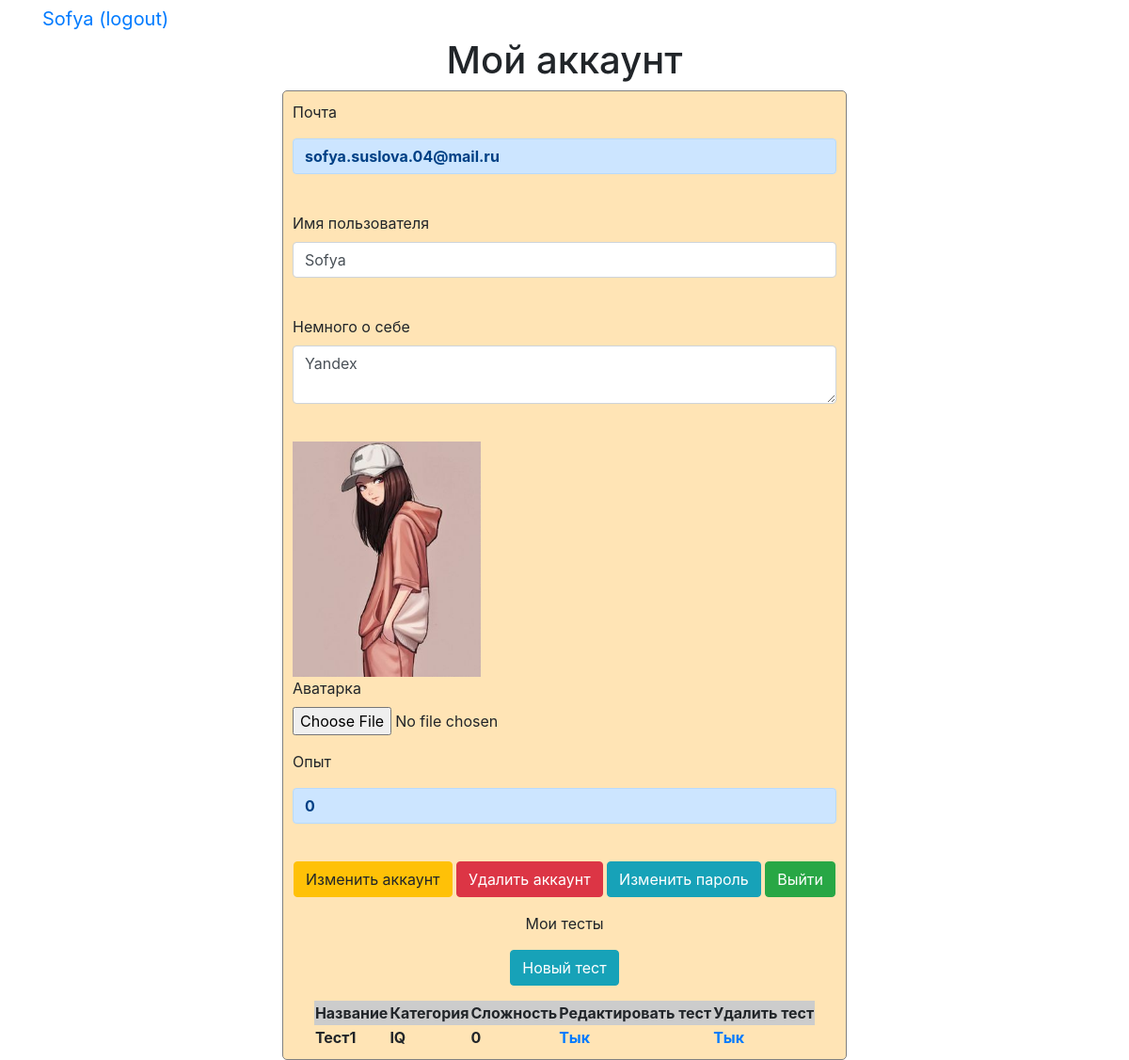
Screenshot of /my_account (signed in) with the database file from the repository.
### data/user.py (models this page shows, shortened)
class User(SqlAlchemyBase, UserMixin):
    __tablename__ = 'users'
    id = sqlalchemy.Column(sqlalchemy.Integer,
                           primary_key=True, autoincrement=True)
    profile_pic = sqlalchemy.Column(sqlalchemy.String, nullable=True)
    name = sqlalchemy.Column(sqlalchemy.String, default='')
    about = sqlalchemy.Column(sqlalchemy.String, default='')
    email = sqlalchemy.Column(sqlalchemy.String,
                              index=True, unique=True, nullable=True)
    hashed_password = sqlalchemy.Column(sqlalchemy.String, nullable=True)
    created_date = sqlalchemy.Column(sqlalchemy.DateTime,
                                     default=datetime.datetime.now)
    tests = orm.relation("Test", back_populates='user')
    completed_tests = sqlalchemy.Column(sqlalchemy.String, default='0')
    user_tests = sqlalchemy.Column(sqlalchemy.String, default='0')
    moderator = sqlalchemy.Column(sqlalchemy.Boolean, default=False)
    xp = sqlalchemy.Column(sqlalchemy.Integer, default=0)

### data/test.py (models this page shows)
class Test(SqlAlchemyBase):
    __tablename__ = 'tests'
    id = sqlalchemy.Column(sqlalchemy.Integer,
                           primary_key=True, autoincrement=True)
    name = sqlalchemy.Column(sqlalchemy.String, nullable=True)
    category = sqlalchemy.Column(sqlalchemy.String, default='Без категории')
    about = sqlalchemy.Column(sqlalchemy.String, default='Без описания')
    attachment = sqlalchemy.Column(sqlalchemy.String, nullable=True)
    created_date = sqlalchemy.Column(sqlalchemy.DateTime,
                                     default=datetime.datetime.now)
    questions = sqlalchemy.Column(sqlalchemy.String, nullable=True)
    user_id = sqlalchemy.Column(sqlalchemy.Integer,
                                sqlalchemy.ForeignKey("users.id"))
    difficulty = sqlalchemy.Column(sqlalchemy.Integer, default=0)
    user = orm.relation('User')
    official = sqlalchemy.Column(sqlalchemy.Boolean, default=False)

### main.py (the view, shortened to what this page needs)
@app.route('/my_account', methods=['GET', 'POST'])
@login_required
def my_account():
    form = AccountForm()
    session = db_session.create_session()
    user = current_user
    user = session.query(User).filter(User.email == user.email).first()
    profile_pic_name = user.profile_pic[7:]
    data = [session.query(Test).filter(Test.id == int(id)).first() for id in user.user_tests.split('')]
    if 0 in data:
        data.remove(0)
    if None in data:
        data.remove(None)
    if request.method == "GET":
        form.name.data = user.name
        form.about.data = user.about
    return render_template('my_account.html', title='Мой аккаунт', form=form, email=user.email,
                           path=profile_pic_name, xp=user.xp, data=data)

### main.py
class AccountForm(FlaskForm):
    name = StringField('Имя пользователя', validators=[DataRequired()])
    about = TextAreaField("Немного о себе")
    profile_pic = FileField('Аватарка')
    submit = SubmitField('Изменить аккаунт')

### data/db_session.py (called while the page is built)
def create_session() -> Session:
    global __factory
    return __factory()

### main.py (called while the page is built)
@login_manager.user_loader
def load_user(user_id):
    session = db_session.create_session()
    return session.query(User).get(user_id)

### templates/my_account.html (shortened to what this page needs)
{% extends "base.html" %}
{% block content %}
<h1 style="text-align: center">Мой аккаунт</h1>
<form class="login_form" action="" method="post" enctype="multipart/form-data">
    <p>
        Почта<br>
    </p>
    <p class="alert alert-primary" role="alert" style="padding: 6px 12px">
        <strong> {{ email }} </strong>
    </p>
    <br>
    <p>
        {{ form.name.label }}<br>
        {{ form.name(class="form-control") }}<br>
    </p>
    <p>
        {{ form.about.label }}<br>
        {{ form.about(class="form-control") }}<br>
    </p>
    <div>
        <img src="{{url_for('static', filename=path)}}" class="img-fluid" width="200" alt="">
    </div>
    <p>
        {{ form.profile_pic.label }}<br>
        {{ form.profile_pic }}
    </p>
    <p>
        Опыт<br>
    </p>
    <p class="alert alert-primary" role="alert" style="padding: 6px 12px">
        <strong> {{ xp }} </strong>
    </p>
    <br>
    <p style="text-align: center">
        {{ form.submit(type="submit", class="btn btn-warning") }}
        <a href="/user_delete/{{current_user.id}}" class="btn btn-danger">Удалить аккаунт</a>
        <a href="/pass_change" class="btn btn-info">Изменить пароль</a>
        <a href="/" class="btn btn-success">Выйти</a>
    </p>
    <p align="center">
        Мои тесты
    </p>
    <p align="center">
        <a href="/edit_test/0" class="btn btn-info">Новый тест</a>
    </p>
    {%if data%}
    <table align="center">
        <tbody>
        <tr>
            <th bgcolor="#cccccc" align="center">Название</th>
            <th bgcolor="#cccccc" align="center">Категория</th>
            <th bgcolor="#cccccc" align="center">Сложность</th>
            <th bgcolor="#cccccc" align="center">Редактировать тест</th>
            <th bgcolor="#cccccc" align="center">Удалить тест</th>
        </tr>
        {% for test in data %}
        {%if test.official%}
        <tr bgcolor="#e0ffe0">
            {%else%}
        <tr>
            {%endif%}
            <th align="center">{{test.name}}</th>
            <th align="center">{{test.category}}</th>
            <th align="center">{{test.difficulty}}</th>
            <th align="center"><a href="/edit_test/{{test.id}}">Тык</a></th>
            <th align="center"><a href="/delete_test/{{test.id}}?redir=/my_account">Тык</a></th>
            {% endfor %}
        </tbody>
    </table>
    {%endif%}
</form>
{% endblock %}

### templates/base.html (shortened to what this page needs)
<!doctype html>
<html lang="ru">
<head>
    <link rel="stylesheet"
          href="https://stackpath.bootstrapcdn.com/bootstrap/4.4.1/css/bootstrap.min.css"
>
    <link rel="stylesheet" type="text/css" href="{{url_for('static', filename='css/style.css')}}"/>
</head>
<body>
<div class="container">
    {% if current_user.is_authenticated %}
    <a class="navbar-brand" href="/logout">{{ current_user.name }} (logout)</a>
    {% else %}
    <p>
        <a class="btn btn-primary " href="/register">Register</a>
        <a class="btn btn-success" href="/login">Login</a>
    </p>
    {% endif %}
    {% block content %}{% endblock %}
</div>
</body>
</html>

### static/css/style.css (style rules this page uses)
form.login_form { margin-left: auto; margin-right: auto; max-width: 600px; background-color: Moccasin; border: 1px solid gray; border-radius: 5px; padding: 10px; }

### rows the page displays
User: name "Sofya", email "sofya.suslova.04@mail.ru", about "Yandex"
Test: name "Тест1", category "IQ", difficulty "0"

### other values shown
{{ xp }} "0"
